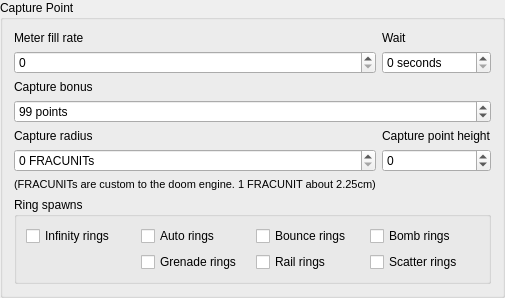
                            <widget class="QGroupBox" name="groupBox_27">
                             <property name="title">
                              <string>Capture Point</string>
                             </property>
                             <layout class="QGridLayout" name="gridLayout_53">
                              <item row="7" column="0">
                               <widget class="QSpinBox" name="Cp_radiusInput">
                                <property name="toolTip">
                                 <string>FRACUNITs are a custom unit within the doom engine. 1 FRACUNIT about 2.25cm</string>
                                </property>
                                <property name="suffix">
                                 <string> FRACUNITs</string>
                                </property>
                                <property name="maximum">
                                 <number>359</number>
                                </property>
                               </widget>
                              </item>
                              <item row="1" column="0">
                               <widget class="QSpinBox" name="Cp_meterInput"/>
                              </item>
                              <item row="0" column="1">
                               <widget class="QLabel" name="label_47">
                                <property name="text">
                                 <string>Wait</string>
                                </property>
                               </widget>
                              </item>
                              <item row="5" column="0" colspan="2">
                               <widget class="QSpinBox" name="Cp_bonusInput">
                                <property name="suffix">
                                 <string> points</string>
                                </property>
                                <property name="maximum">
                                 <number>100000</number>
                                </property>
                                <property name="value">
                                 <number>99</number>
                                </property>
                               </widget>
                              </item>
                              <item row="11" column="0" colspan="2">
                               <widget class="QGroupBox" name="groupBox_28">
                                <property name="title">
                                 <string>Ring spawns</string>
                                </property>
                                <layout class="QGridLayout" name="gridLayout_55">
                                 <item row="1" column="2">
                                  <widget class="QCheckBox" name="Cp_spawnrailInput">
                                   <property name="text">
                                    <string>Rail rings</string>
                                   </property>
                                  </widget>
                                 </item>
                                 <item row="1" column="3">
                                  <widget class="QCheckBox" name="Cp_spawnscatterInput">
                                   <property name="text">
                                    <string>Scatter rings</string>
                                   </property>
                                  </widget>
                                 </item>
                                 <item row="0" column="2">
                                  <widget class="QCheckBox" name="Cp_spawnbounceInput">
                                   <property name="text">
                                    <string>Bounce rings</string>
                                   </property>
                                  </widget>
                                 </item>
                                 <item row="0" column="3">
                                  <widget class="QCheckBox" name="Cp_spawnbombInput">
                                   <property name="text">
                                    <string>Bomb rings</string>
                                   </property>
                                  </widget>
                                 </item>
                                 <item row="1" column="1">
                                  <widget class="QCheckBox" name="Cp_spawngrenadeInput">
                                   <property name="text">
                                    <string>Grenade rings</string>
                                   </property>
                                  </widget>
                                 </item>
                                 <item row="0" column="0">
                                  <widget class="QCheckBox" name="Cp_spawninfinityInput">
                                   <property name="text">
                                    <string>Infinity rings</string>
                                   </property>
                                  </widget>
                                 </item>
                                 <item row="0" column="1">
                                  <widget class="QCheckBox" name="Cp_spawnautoInput">
                                   <property name="text">
                                    <string>Auto rings</string>
                                   </property>
                                  </widget>
                                 </item>
                                </layout>
                               </widget>
                              </item>
                              <item row="7" column="1">
                               <widget class="QSpinBox" name="Cp_heightInput">
                                <property name="minimum">
                                 <number>-1</number>
                                </property>
                                <property name="maximum">
                                 <number>4</number>
                                </property>
                               </widget>
                              </item>
                              <item row="6" column="1">
                               <widget class="QLabel" name="label_43">
                                <property name="text">
                                 <string>Capture point height</string>
                                </property>
                               </widget>
                              </item>
                              <item row="4" column="0">
                               <widget class="QLabel" name="label_48">
                                <property name="text">
                                 <string>Capture bonus</string>
                                </property>
                               </widget>
                              </item>
                              <item row="6" column="0">
                               <widget class="QLabel" name="label_49">
                                <property name="text">
                                 <string>Capture radius</string>
                                </property>
                               </widget>
                              </item>
                              <item row="0" column="0">
                               <widget class="QLabel" name="label_46">
                                <property name="text">
                                 <string>Meter fill rate</string>
                                </property>
                               </widget>
                              </item>
                              <item row="1" column="1">
                               <widget class="QSpinBox" name="Cp_waitInput">
                                <property name="suffix">
                                 <string> seconds</string>
                                </property>
                               </widget>
                              </item>
                              <item row="8" column="0">
                               <widget class="QLabel" name="label_18">
                                <property name="font">
                                 <font>
                                  <pointsize>8</pointsize>
                                 </font>
                                </property>
                                <property name="text">
                                 <string>(FRACUNITs are custom to the doom engine. 1 FRACUNIT about 2.25cm)</string>
                                </property>
                               </widget>
                              </item>
                             </layout>
                            </widget>
